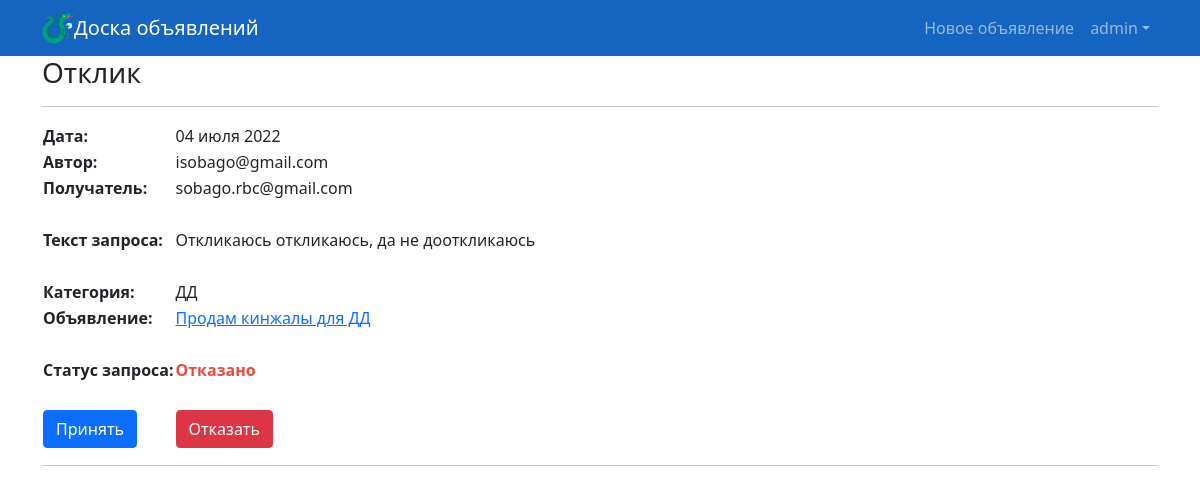
The page /responses/2/ (signed in) on the database its author committed.
### accounts/models.py (models this page shows)
class MyUser(AbstractUser):
    USERNAME_FIELD = 'email'
    email = models.EmailField(('E-mail'), unique=True, help_text='Обязательное поле, Ваша электронная почта.')
    REQUIRED_FIELDS = ['username', ]
    subscriber = models.BooleanField(
        ("Статус подписки на новости"),
        default=True,
    )

### board/models.py (models this page shows, shortened)
class AdResponse(models.Model):
    title = models.CharField(max_length=254, verbose_name='Текст запроса')
    sender = models.OneToOneField(MyUser, on_delete=models.CASCADE, related_name='+', verbose_name='Отправитель')
    recipient = models.OneToOneField(MyUser, on_delete=models.CASCADE, related_name='+', verbose_name='Получатель')
    ad = models.OneToOneField(Ad, on_delete=models.CASCADE, verbose_name='Объявление')
    create_datetime = models.DateTimeField(auto_now_add=True)
    is_accepted = models.BooleanField(default=False)
    is_refused = models.BooleanField(default=False)

class Ad(models.Model):
    title = models.CharField(max_length=254, verbose_name='Заголовок объявления')
    text = RichTextUploadingField(verbose_name='Текст объявления')
    create_datetime = models.DateTimeField(auto_now_add=True)
    create_user = models.OneToOneField(MyUser, on_delete=models.CASCADE, verbose_name='Автор')
    category = models.ForeignKey(Category, on_delete=models.CASCADE, verbose_name='Категория')

class Category(models.Model):
    title = models.CharField(max_length=128, verbose_name='Наименование категории', unique=True)
    def __str__(self):
        return f'{self.title}'

### board/views.py (the view)
# urls.py: path('responses/<int:pk>/', login_required(AdResponseView.as_view()), name='ad_response_detail'),
class AdResponseView(DetailView):
    model = AdResponse
    template_name = 'ad_response_detail.html'
    context_object_name = 'response'

### board/templates/board/ad_response_detail.html (shortened to what this page needs)
{% extends "base.html" %}
{% block content %}
    <h3>Отклик</h3>
    <hr>
    {% if response.sender.id == user.id or response.recipient.id  == user.id %}
        <table>
            <tr align="left">
                <td><b>Дата:</b></td>
                <td>{{ response.create_datetime|date:'d E Y' }}</td>
            </tr>
            <tr align="left">
                <td><b>Автор:</b></td>
                <td>{{ response.sender }}</td>
            </tr>
            <tr align="left">
                <td><b>Получатель:</b></td>
                <td>{{ response.recipient }}</td>
            </tr>
            <tr><td><br></td></tr>
            <tr align="left">
                <td><b>Текст запроса:</b></td>
                <td>{{ response.title }}</td>
            </tr>
            <tr><td><br></td></tr>
            <tr align="left">
                <td><b>Категория:</b></td>
                <td>{{ response.ad.category }}</td>
            </tr>
            <tr align="left">
                <td><b>Объявление:</b></td>
                <td><a href="{% url 'ad' response.ad.id %}">{{ response.ad.title }}</a></td>
            </tr>
            <tr><td><br></td></tr>
            <tr align="left">
                <td><b>Статус запроса:</b></td>
                <td>
                    {% if response.is_accepted %}
                    <span style="color:#27ae60"><strong>Одобрено</strong></span>
                    {% elif response.is_refused %}
                    <span style="color:#e74c3c"><strong>Отказано</strong></span>
                    {% else %}
                    Ожидает рассмотрения
                    {% endif %}
                </td>
            </tr>
            <tr><td><br></td></tr>
            {% if response.recipient.id == user.id %}
            <tr align="left">
                <td><a class="btn btn-primary" href="{% url 'ad_response_accept' response.id %}" role="button">Принять</a> </td>
                <td><a class="btn btn-danger" href="{% url 'ad_response_refuse' response.id %}" role="button">Отказать</a> </td>
            </tr>
            {% endif %}
        </table>
        <hr>
    {% else %}
        <h3>Это чужой отклик!</h3>
    {% endif %}
{% endblock %}

### board/templates/board/base.html (shortened to what this page needs)
<!DOCTYPE html>
<html lang="ru">
    <head>
        {% load static %}
        <link href="{% static 'css/styles.css' %}" rel="stylesheet" />
    </head>
    <body>
        <nav class="navbar navbar-expand-lg navbar-dark bg-dark">
            <div class="container">
                <img src="{% static 'dragonside-svgrepo-com.svg' %}" width='32' height='32'>
                <a class="navbar-brand" href="/">Доска объявлений</a>
                <div class="collapse navbar-collapse" id="navbarSupportedContent">
                    <ul class="navbar-nav ms-auto mb-2 mb-lg-0">
                        <li class="nav-item"><a class="nav-link" href="{% url 'ad_create' %}">Новое объявление</a></li>
                        {% if user.is_authenticated %}
                        <li class="nav-item dropdown">
                            <a class="nav-link dropdown-toggle" id="navbarDropdown" href="#" role="button" data-bs-toggle="dropdown" aria-expanded="false">{{ user.username }}</a>
                        </li>
                        {% else %}
                        <a class="nav-link active" aria-current="page" href="{% url 'login' %}">Авторизация</a>
                        {% endif %}
                    </ul>
                </div>
            </div>
        </nav>
        <div class="container">
            {% block content %}
            {% endblock %}
        </div>
    </body>
</html>

### rows shown on the page
MyUser: username "admin"
AdResponse: create_datetime "04 июля 2022", sender "isobago@gmail.com", recipient "sobago.rbc@gmail.com", title "Откликаюсь откликаюсь, да не дооткликаюсь", ad.category "ДД", ad "Продам кинжалы для ДД"
